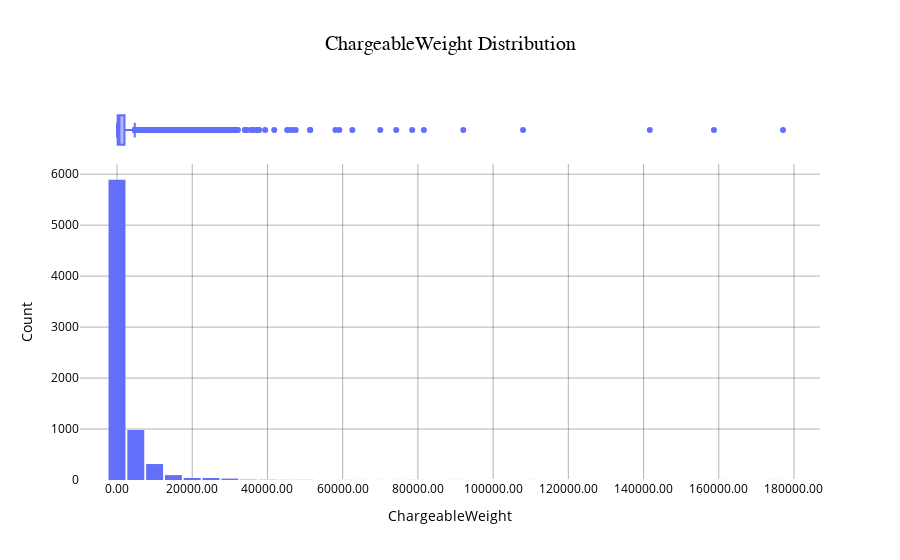
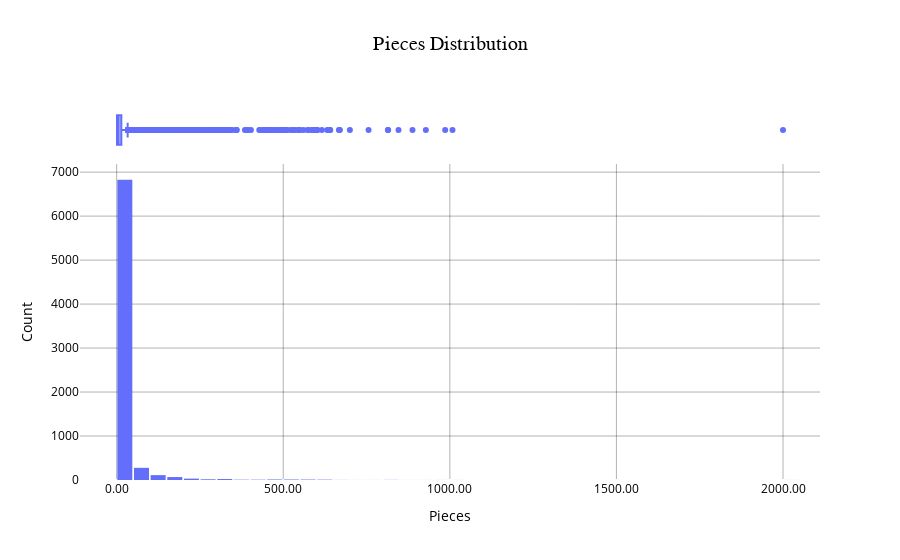
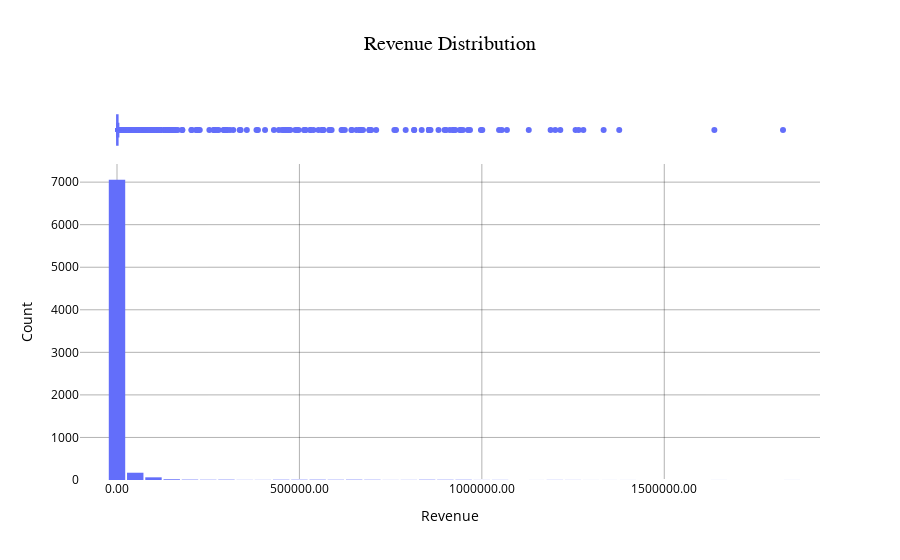
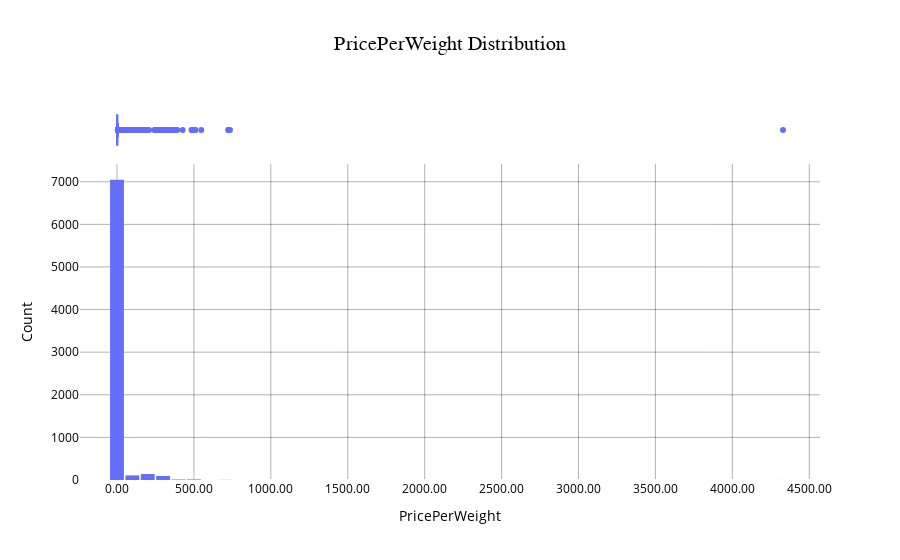

Notebook code for these charts, in order:
### Code cell
from utils import format_plot

numeric_columns = df.select_dtypes(include=['number']).columns

## distribution of numeric columns
for variable in numeric_columns:

    fig_variable = px.histogram(df, x=variable, nbins=50, marginal="box", title=f'{variable} Distribution')


    formatted_fig_variable = format_plot(fig_variable, 
                                        title=f'{variable} Distribution', 
                                        xaxis_title=variable, 
                                        yaxis_title='Count')

    formatted_fig_variable.show()


## distribution of categorical columns
categorical_columns = df.select_dtypes(include=['category', 'object']).columns

for variable in categorical_columns:

    frequency=df[variable].value_counts().reset_index()

    fig_variable = px.bar(frequency, x=frequency[variable],y=frequency['count'], title=f'{variable} Distribution')


    formatted_fig_variable = format_plot(fig_variable, 
                                        title=f'{variable} Distribution', 
                                        xaxis_title=variable, 
                                        yaxis_title='Count')

    formatted_fig_variable.show()

### Figure 1 — Plotly figure (JSON) as saved in the notebook; plotly's stock layout.template omitted (floating-point values rounded to 4 significant figures; data arrays with more than 128 entries replaced by an {"elided": "..."} marker saying what was removed)
{"data": [{"alignmentgroup": "True", "bingroup": "x", "hovertemplate": "ChargeableWeight=%{x}<br>count=%{y}<extra></extra>", "legendgroup": "", "marker": {"color": "#636efa", "pattern": {"shape": ""}}, "name": "", "nbinsx": 50, "offsetgroup": "", "orientation": "v", "showlegend": false, "type": "histogram", "x": {"elided": "7417 float values"}, "xaxis": "x", "yaxis": "y"}, {"alignmentgroup": "True", "hovertemplate": "ChargeableWeight=%{x}<extra></extra>", "legendgroup": "", "marker": {"color": "#636efa"}, "name": "", "notched": true, "offsetgroup": "", "showlegend": false, "type": "box", "x": {"elided": "7417 float values"}, "xaxis": "x2", "yaxis": "y2"}], "layout": {"bargap": 0.1, "barmode": "relative", "font": {"color": "black"}, "legend": {"tracegroupgap": 0}, "paper_bgcolor": "rgb(255, 255, 255)", "plot_bgcolor": "rgb(255, 255, 255)", "title": {"font": {"color": "black", "family": "Arial", "size": 20}, "text": "ChargeableWeight Distribution", "x": 0.5}, "xaxis": {"anchor": "y", "domain": [0, 1], "gridcolor": "rgba(0, 0, 0, 0.3)", "showgrid": true, "tickformat": ".2f", "title": {"text": "ChargeableWeight"}}, "xaxis2": {"anchor": "y2", "domain": [0, 1], "matches": "x", "showgrid": true, "showticklabels": false}, "yaxis": {"anchor": "x", "domain": [0, 0.8316], "gridcolor": "rgba(0, 0, 0, 0.3)", "showgrid": true, "title": {"text": "Count"}}, "yaxis2": {"anchor": "x2", "domain": [0.8416, 1], "matches": "y2", "showgrid": false, "showline": false, "showticklabels": false, "ticks": ""}}}

### Figure 2 — Plotly figure (JSON) as saved in the notebook; plotly's stock layout.template omitted (floating-point values rounded to 4 significant figures; data arrays with more than 128 entries replaced by an {"elided": "..."} marker saying what was removed)
{"data": [{"alignmentgroup": "True", "bingroup": "x", "hovertemplate": "Pieces=%{x}<br>count=%{y}<extra></extra>", "legendgroup": "", "marker": {"color": "#636efa", "pattern": {"shape": ""}}, "name": "", "nbinsx": 50, "offsetgroup": "", "orientation": "v", "showlegend": false, "type": "histogram", "x": {"elided": "7417 int values"}, "xaxis": "x", "yaxis": "y"}, {"alignmentgroup": "True", "hovertemplate": "Pieces=%{x}<extra></extra>", "legendgroup": "", "marker": {"color": "#636efa"}, "name": "", "notched": true, "offsetgroup": "", "showlegend": false, "type": "box", "x": {"elided": "7417 int values"}, "xaxis": "x2", "yaxis": "y2"}], "layout": {"bargap": 0.1, "barmode": "relative", "font": {"color": "black"}, "legend": {"tracegroupgap": 0}, "paper_bgcolor": "rgb(255, 255, 255)", "plot_bgcolor": "rgb(255, 255, 255)", "title": {"font": {"color": "black", "family": "Arial", "size": 20}, "text": "Pieces Distribution", "x": 0.5}, "xaxis": {"anchor": "y", "domain": [0, 1], "gridcolor": "rgba(0, 0, 0, 0.3)", "showgrid": true, "tickformat": ".2f", "title": {"text": "Pieces"}}, "xaxis2": {"anchor": "y2", "domain": [0, 1], "matches": "x", "showgrid": true, "showticklabels": false}, "yaxis": {"anchor": "x", "domain": [0, 0.8316], "gridcolor": "rgba(0, 0, 0, 0.3)", "showgrid": true, "title": {"text": "Count"}}, "yaxis2": {"anchor": "x2", "domain": [0.8416, 1], "matches": "y2", "showgrid": false, "showline": false, "showticklabels": false, "ticks": ""}}}

### Figure 3 — Plotly figure (JSON) as saved in the notebook; plotly's stock layout.template omitted (floating-point values rounded to 4 significant figures; data arrays with more than 128 entries replaced by an {"elided": "..."} marker saying what was removed)
{"data": [{"alignmentgroup": "True", "bingroup": "x", "hovertemplate": "Revenue=%{x}<br>count=%{y}<extra></extra>", "legendgroup": "", "marker": {"color": "#636efa", "pattern": {"shape": ""}}, "name": "", "nbinsx": 50, "offsetgroup": "", "orientation": "v", "showlegend": false, "type": "histogram", "x": {"elided": "7417 float values"}, "xaxis": "x", "yaxis": "y"}, {"alignmentgroup": "True", "hovertemplate": "Revenue=%{x}<extra></extra>", "legendgroup": "", "marker": {"color": "#636efa"}, "name": "", "notched": true, "offsetgroup": "", "showlegend": false, "type": "box", "x": {"elided": "7417 float values"}, "xaxis": "x2", "yaxis": "y2"}], "layout": {"bargap": 0.1, "barmode": "relative", "font": {"color": "black"}, "legend": {"tracegroupgap": 0}, "paper_bgcolor": "rgb(255, 255, 255)", "plot_bgcolor": "rgb(255, 255, 255)", "title": {"font": {"color": "black", "family": "Arial", "size": 20}, "text": "Revenue Distribution", "x": 0.5}, "xaxis": {"anchor": "y", "domain": [0, 1], "gridcolor": "rgba(0, 0, 0, 0.3)", "showgrid": true, "tickformat": ".2f", "title": {"text": "Revenue"}}, "xaxis2": {"anchor": "y2", "domain": [0, 1], "matches": "x", "showgrid": true, "showticklabels": false}, "yaxis": {"anchor": "x", "domain": [0, 0.8316], "gridcolor": "rgba(0, 0, 0, 0.3)", "showgrid": true, "title": {"text": "Count"}}, "yaxis2": {"anchor": "x2", "domain": [0.8416, 1], "matches": "y2", "showgrid": false, "showline": false, "showticklabels": false, "ticks": ""}}}

### Figure 4 — Plotly figure (JSON) as saved in the notebook; plotly's stock layout.template omitted (floating-point values rounded to 4 significant figures; data arrays with more than 128 entries replaced by an {"elided": "..."} marker saying what was removed)
{"data": [{"alignmentgroup": "True", "bingroup": "x", "hovertemplate": "PricePerWeight=%{x}<br>count=%{y}<extra></extra>", "legendgroup": "", "marker": {"color": "#636efa", "pattern": {"shape": ""}}, "name": "", "nbinsx": 50, "offsetgroup": "", "orientation": "v", "showlegend": false, "type": "histogram", "x": {"elided": "7417 float values"}, "xaxis": "x", "yaxis": "y"}, {"alignmentgroup": "True", "hovertemplate": "PricePerWeight=%{x}<extra></extra>", "legendgroup": "", "marker": {"color": "#636efa"}, "name": "", "notched": true, "offsetgroup": "", "showlegend": false, "type": "box", "x": {"elided": "7417 float values"}, "xaxis": "x2", "yaxis": "y2"}], "layout": {"bargap": 0.1, "barmode": "relative", "font": {"color": "black"}, "legend": {"tracegroupgap": 0}, "paper_bgcolor": "rgb(255, 255, 255)", "plot_bgcolor": "rgb(255, 255, 255)", "title": {"font": {"color": "black", "family": "Arial", "size": 20}, "text": "PricePerWeight Distribution", "x": 0.5}, "xaxis": {"anchor": "y", "domain": [0, 1], "gridcolor": "rgba(0, 0, 0, 0.3)", "showgrid": true, "tickformat": ".2f", "title": {"text": "PricePerWeight"}}, "xaxis2": {"anchor": "y2", "domain": [0, 1], "matches": "x", "showgrid": true, "showticklabels": false}, "yaxis": {"anchor": "x", "domain": [0, 0.8316], "gridcolor": "rgba(0, 0, 0, 0.3)", "showgrid": true, "title": {"text": "Count"}}, "yaxis2": {"anchor": "x2", "domain": [0.8416, 1], "matches": "y2", "showgrid": false, "showline": false, "showticklabels": false, "ticks": ""}}}
